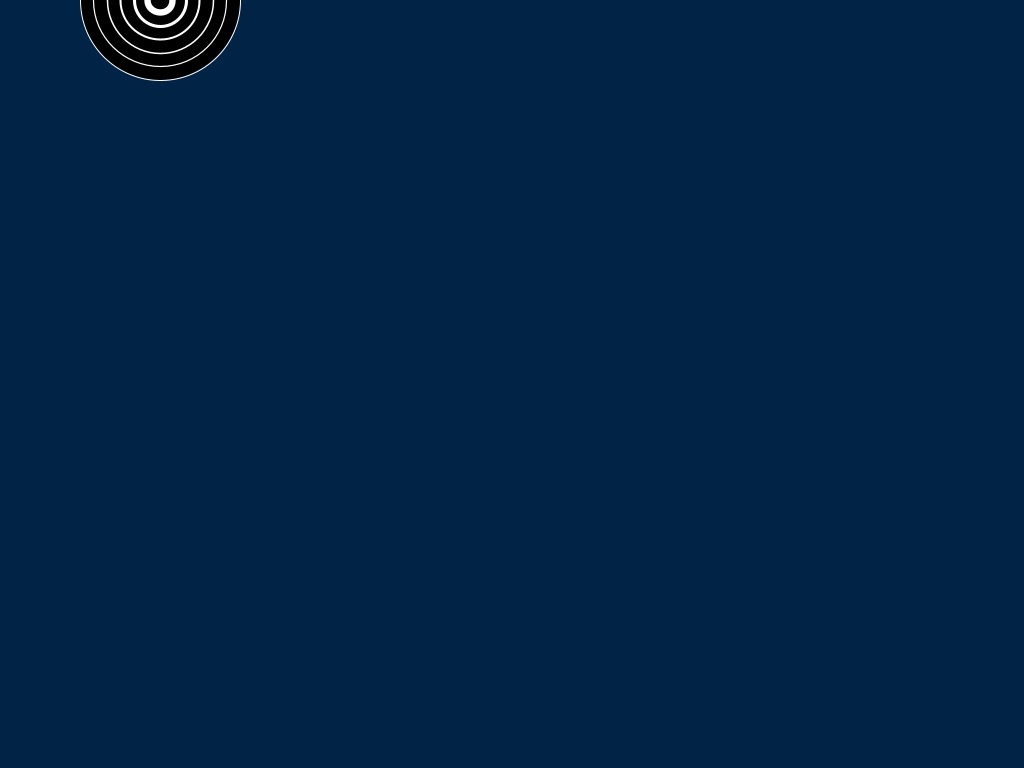
Frame 1 (no input)
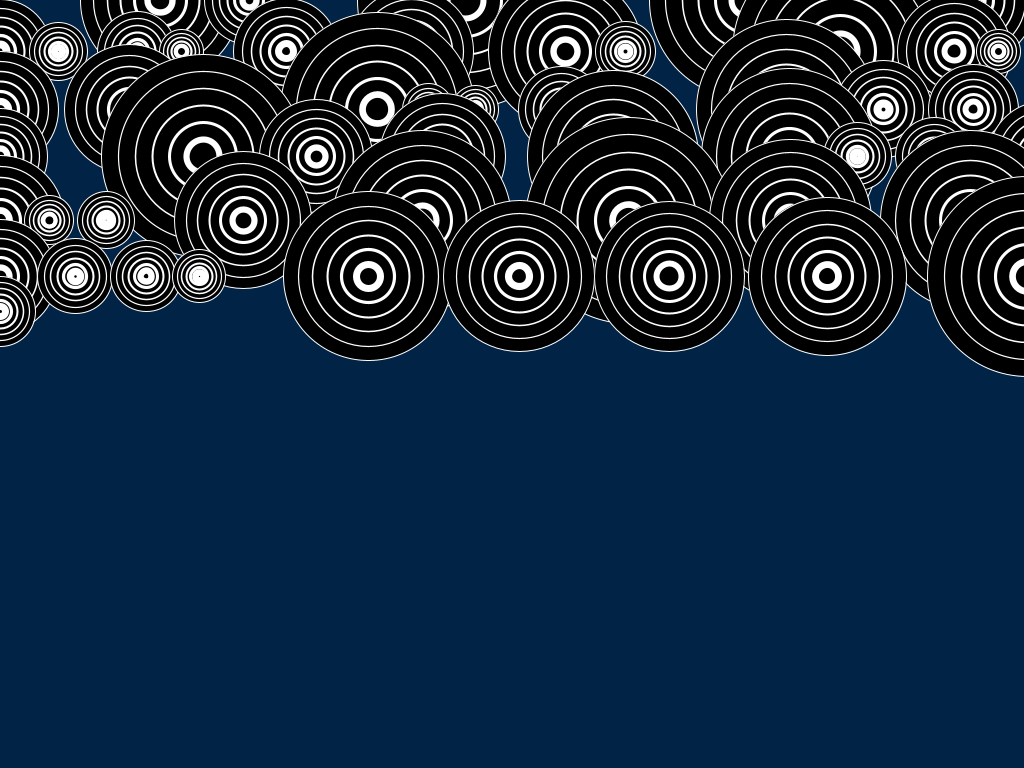
Frame 60 (the mouse pressed at the canvas centre just before this capture)
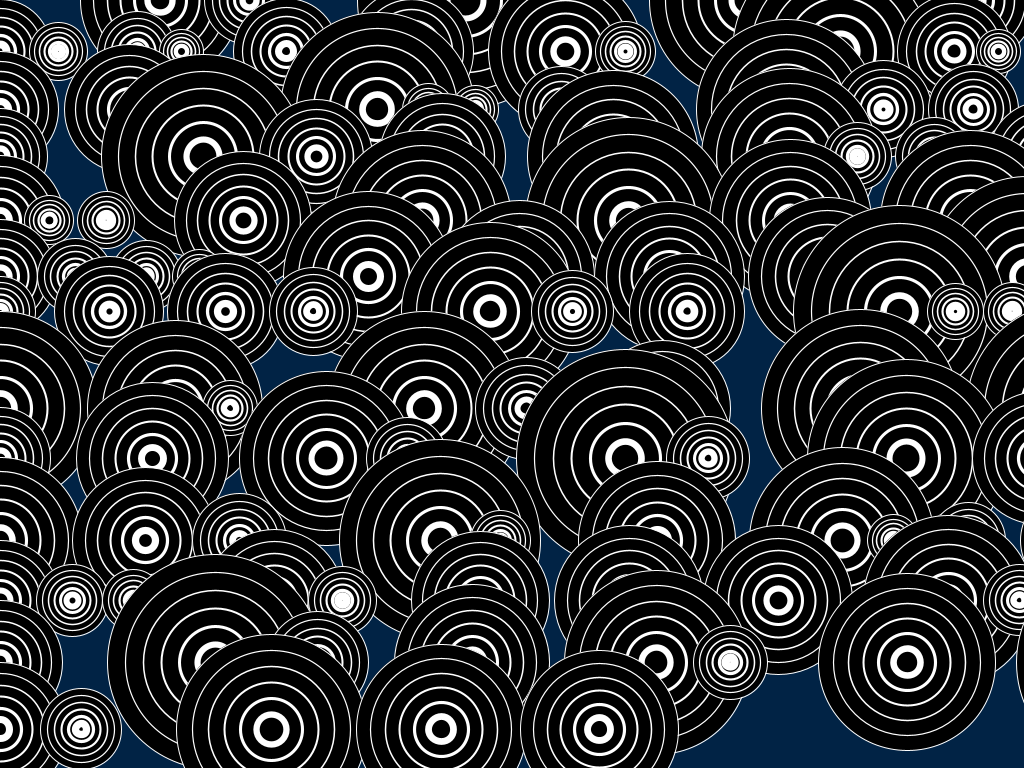
Frame 120 (the mouse held since frame 60 and released just before this capture)

The Processing sketch that drew these frames (run headless with seeded random() and noise(); from frame 60 on, the mouse is pressed at the canvas centre):

// Processing sketch: BullseyeGrid2
// ── BullseyeGrid2.pde
// make the vert system shakier
public float xx=0, yy=0;

public boolean isFinal = true, flip = false, wobble = false;

public int gridSize=9, shapeSize = 100;
public float colWidth, rowHeight;
public int tmp;

//////////////////////////////////////////////////////////////////////
void setup() {
    background(#012345);
    size(1024,768);

    ellipseMode(CENTER);
    rectMode(CENTER);
    smooth();
    noFill();
    colWidth = int(width/gridSize);
    rowHeight = int(height/gridSize);
} 
//////////////////////////////////////////////////////////////////////
void draw() {

  shapeSize = int( random( 42, 225 ) );
  
    
//  XY SYSTEM
    
    if( xx < width ) {
      
      xx += shapeSize;

      if(wobble) {
        yy -= 1+random(-PI,PI);
      }
      
    } else {
      
      xx = 0;
      yy += shapeSize/2;
      
    if(wobble) {
      if(flip)
        xx = random(-shapeSize/2,shapeSize/2);
      else
        xx = -shapeSize/2;

      flip = !flip;
    }
    

    }
    
    
//  if(frameCount%2==0)
    bullsEye( xx, yy, shapeSize );  
//  else
//    rectEye( xx, yy, shapeSize );

    
    
  
  
   if(xx > width && yy > height){
        fill(255);
        text("ERICFICKES.COM", 11, height-11);
        if(isFinal){
          save( pdeName() + getTimestamp() + ".png");
        }
        noLoop();
    }

}
//////////////////////////////////////////////////////////////////////
void vertSys( float a, float b ){
    if( b > random(75) ){
        yy -= 2;
        
        if(frameCount%2==0)
          xx -= random(TWO_PI);
        else
          xx += random(TWO_PI);

    } else {
        yy = random(xx, height);
    }
    //    XX safety check
    if( a < -11 ) xx = random(width);
}


///////////////////////////////////////////////////////////////////////
void bullsEye( float a, float b, float shapeSize ){
    
    int tmp = int(shapeSize);
    stroke(255);
    fill(0);
    
    while( tmp > 0 ) {
        
        strokeWeight( shapeSize/tmp );
        ellipse( a, b, tmp, tmp );
        
        tmp -= ( shapeSize/6 );
    }

  
}

///////////////////////////////////////////////////////////////////////
void rectEye( float a, float b, float shapeSize ){

    int tmp = int(shapeSize);
    stroke(255);
    fill(0);
    
    while( tmp > 0 ) {
        
        strokeWeight( shapeSize/tmp );
        rect( a, b, tmp, tmp, random(tmp) );
        
        tmp -= ( shapeSize/6 );
    }

  
}



///////////////////////////////////////////////////////////
String getTimestamp() {
  return ""+month()+day()+year()+hour()+minute()+millis();
}


/////////////
//  TODO: Is there a better way to get the current sketch name?
String pdeName() {
  return split( this.toString(), "[")[0];
}
